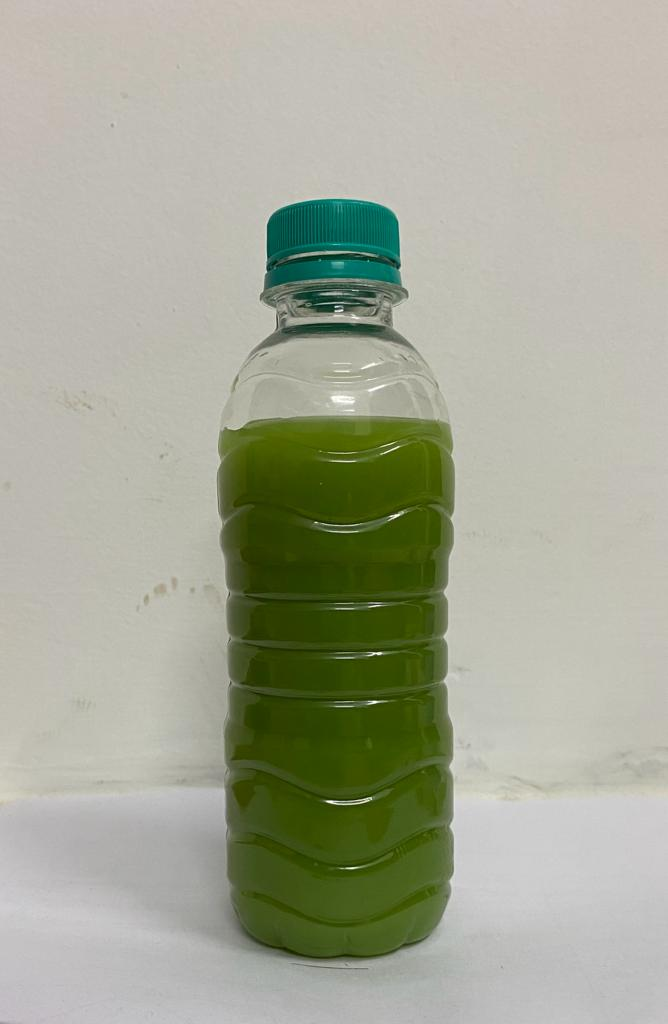
#> input picture Collected_Dataset/T1.jpg, 668 x 1024 px, given in place of IMG_0845.mp4, which was not available
$ jupyter execute 'Background_Subtraction(Video Data).ipynb'   (text cells are left out)
#> lines starting #> are read from the running program, lines starting #| are printed output that depends on the picture; pictures that were not available may be replaced by others from this repository, and a replacement may not be noted
[cell 1]
import numpy as np
import cv2
import matplotlib.pyplot as pl
import os

# [8 lines left out: function imshow, not called in this run]

[cell 2]
# [6 lines left out: function imshow, not called in this run]

[cell 3]
# [27 lines left out: function bgSubVid, not called in this run]


#bgSubVid(r"IMG_0845.mp4")

[cell 4]
# [28 lines left out: function bgSubVid, not called in this run]

[cell 5]
def getBgFgSub(video):
#> called with video = 'IMG_0845.mp4'
    cap = cv2.VideoCapture(video)

    width = cap.get(cv2.CAP_PROP_FRAME_WIDTH)
    height = cap.get(cv2.CAP_PROP_FRAME_HEIGHT)
    roi_size = (450, 1100)
    roi_center = (int(width/2), int(height/2))
    roi_tl = (int(roi_center[0] - roi_size[0]/12), int(roi_center[1] - roi_size[1]/4))


    # create a background subtractor object
    fgbg = cv2.createBackgroundSubtractorMOG2()

    # process each frame in the video
    while True:
        ret, frame = cap.read()
#> frame is the input picture: shape (1024, 668, 3); mean B, G, R 150.2, 168.2, 165
        if not ret:
            break
        frame_roi = frame[roi_tl[1]:roi_tl[1]+roi_size[1], roi_tl[0]:roi_tl[0]+roi_size[0]]
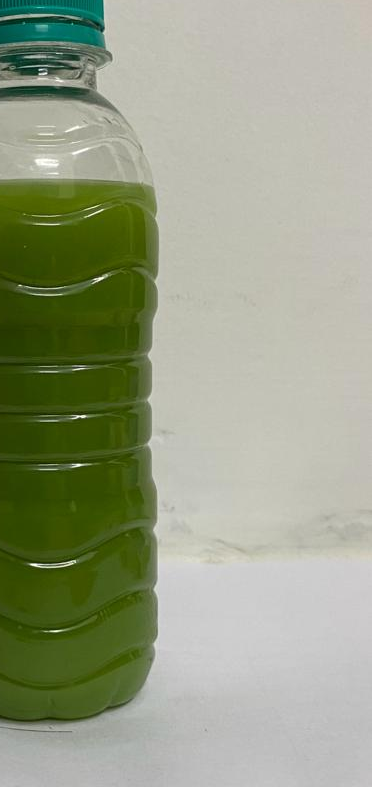
#> frame_roi: shape (787, 372, 3); mean B, G, R 133.4, 158.8, 151.7
        # apply background subtraction
        fgmask = fgbg.apply(frame_roi)
#> fgmask: shape (787, 372); every value is 127

        # get original color on foreground
        color_fg = cv2.bitwise_and(frame_roi, frame_roi, mask=fgmask)

        # display the result
        cv2.imshow("Original Color on Foreground", color_fg)
        if cv2.waitKey(1) == ord('q'):
#> (key q is pressed here)
            break

    cap.release()
    cv2.destroyAllWindows()

[cell 6]
getBgFgSub('IMG_0845.mp4')

[cell 7]
video = cv2.VideoCapture('IMG_0845.mp4')

fps = video.get(cv2.CAP_PROP_FPS)
print('frames per second =',fps)

minutes = 0
seconds = 20
frame_id = int(fps*(minutes*60 + seconds))
print('frame id =',frame_id)

[cell 8]
cap = cv2.VideoCapture('IMG_0845.mp4')  # Replace 0 with the path to your video file if reading from file
bg_subtractor = cv2.createBackgroundSubtractorMOG2()
min_contour_area = 1000
max_contour_area = 5000

while True:
    ret, frame = cap.read()
    if not ret:
        break

    # Convert frame to grayscale and perform background subtraction
    gray = cv2.cvtColor(frame, cv2.COLOR_BGR2GRAY)
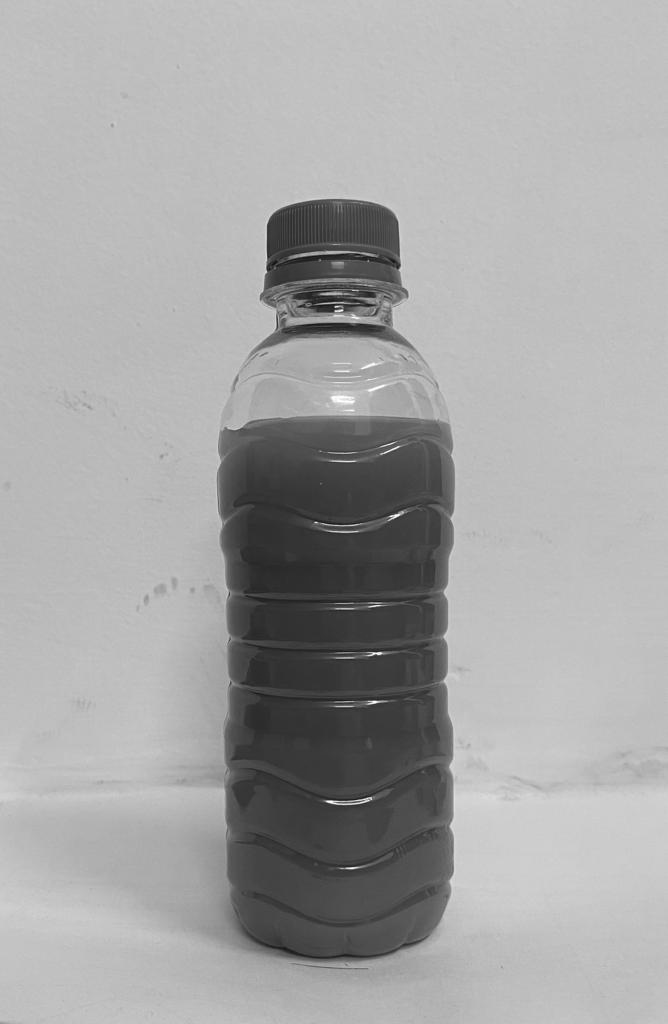
#> gray: shape (1024, 668); min 13, max 254, mean 165.2
    fg_mask = bg_subtractor.apply(gray)
#> fg_mask: shape (1024, 668); every value is 127

    # Apply threshold and morphological operations
    thresh = cv2.threshold(fg_mask, 100, 255, cv2.THRESH_BINARY)[1]
#> thresh: shape (1024, 668); every value is 255
    kernel = cv2.getStructuringElement(cv2.MORPH_ELLIPSE, (5, 5))
    opening = cv2.morphologyEx(thresh, cv2.MORPH_OPEN, kernel)

    # Find contours and filter out small and large contours
    contours, hierarchy = cv2.findContours(opening, cv2.RETR_EXTERNAL, cv2.CHAIN_APPROX_SIMPLE)
#> contours = [[[0, 0], [0, 1023], [667, 1023], [667, 0]]]
    for contour in contours:
        area = cv2.contourArea(contour)
        if area > min_contour_area and area < max_contour_area:
            x, y, w, h = cv2.boundingRect(contour)
            cv2.rectangle(frame, (x, y), (x + w, y + h), (0, 255, 0), 2)
#> this loop made 1 pass
#> (contour, area) on pass 1: ([[0, 0], [0, 1023], [667, 1023], [667, 0]], 682341)

    # Display result
    cv2.imshow("Bottle Detection", frame)
    if cv2.waitKey(1) == ord('q'):
#> (key q is pressed here)
        break

cap.release()
cv2.destroyAllWindows()

$ run again, on Collected_Dataset/T10.jpg
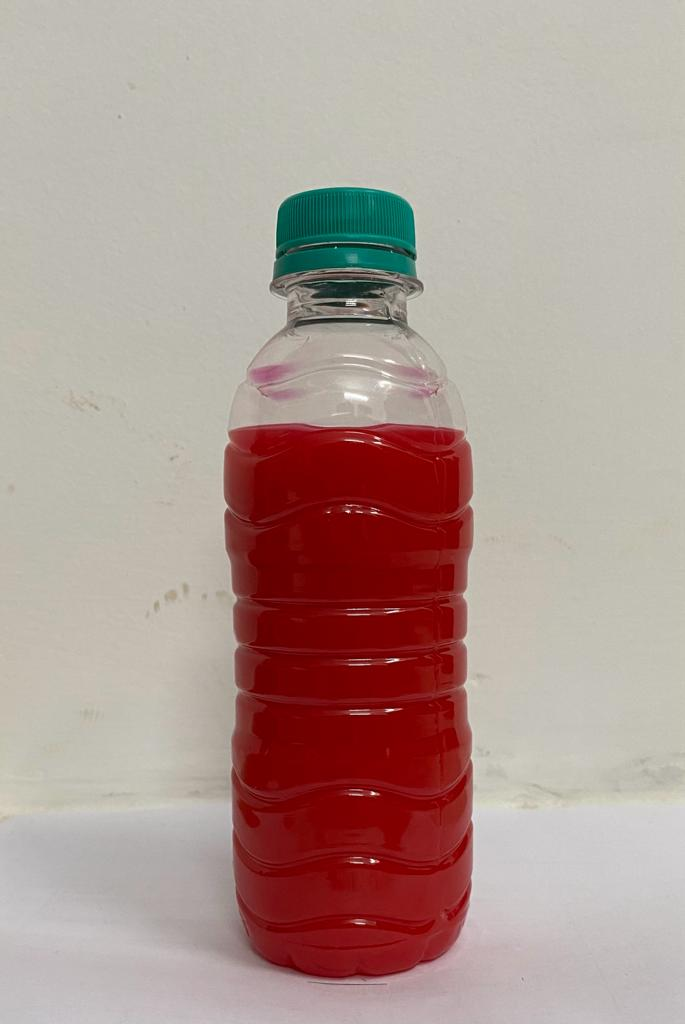
#> input picture Collected_Dataset/T10.jpg, 685 x 1024 px, given in place of IMG_0845.mp4, which was not available
#> in getBgFgSub, frame is the input picture: shape (1024, 685, 3); mean B, G, R 147.2, 153.5, 175.5
#> in getBgFgSub, `frame_roi = frame[roi_tl[1]:roi_tl[1]+roi_size[1], roi_tl[0]:roi_tl[0]..`:
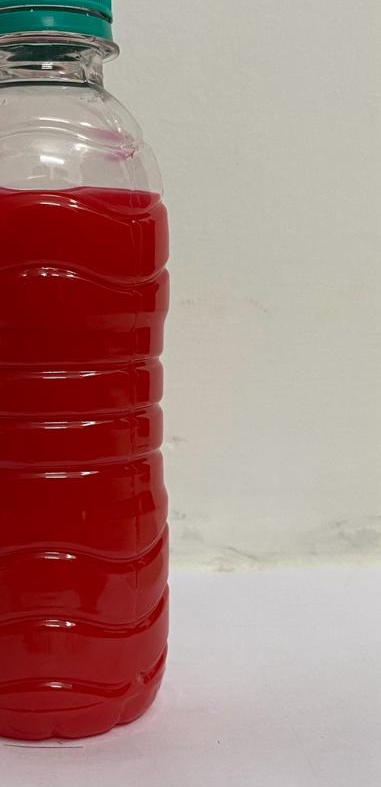
#> frame_roi: shape (787, 381, 3); mean B, G, R 128.5, 133.6, 169.9
#> fgmask: shape (787, 381); every value is 127
#> `gray = cv2.cvtColor(frame, cv2.COLOR_BGR2GRAY)`:
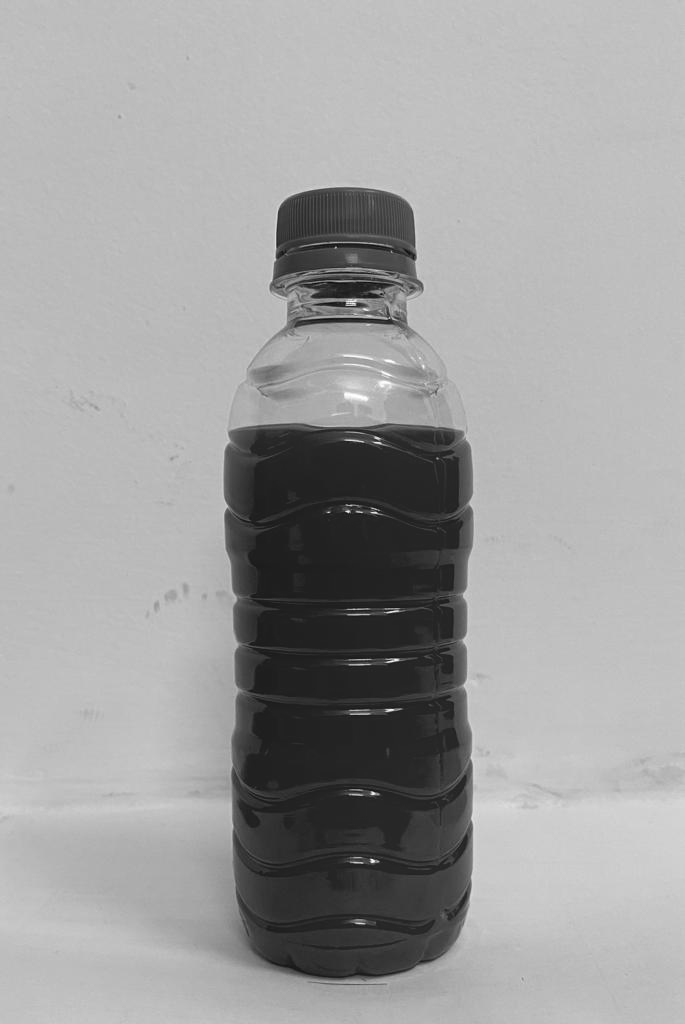
#> gray: shape (1024, 685); min 11, max 255, mean 159.3
#> fg_mask: shape (1024, 685); every value is 127
#> thresh: shape (1024, 685); every value is 255
#> contours = [[[0, 0], [0, 1023], [684, 1023], [684, 0]]]
#> the loop `for contour in contours:` made 1 pass
#> (contour, area) on pass 1: ([[0, 0], [0, 1023], [684, 1023], [684, 0]], 699732)
